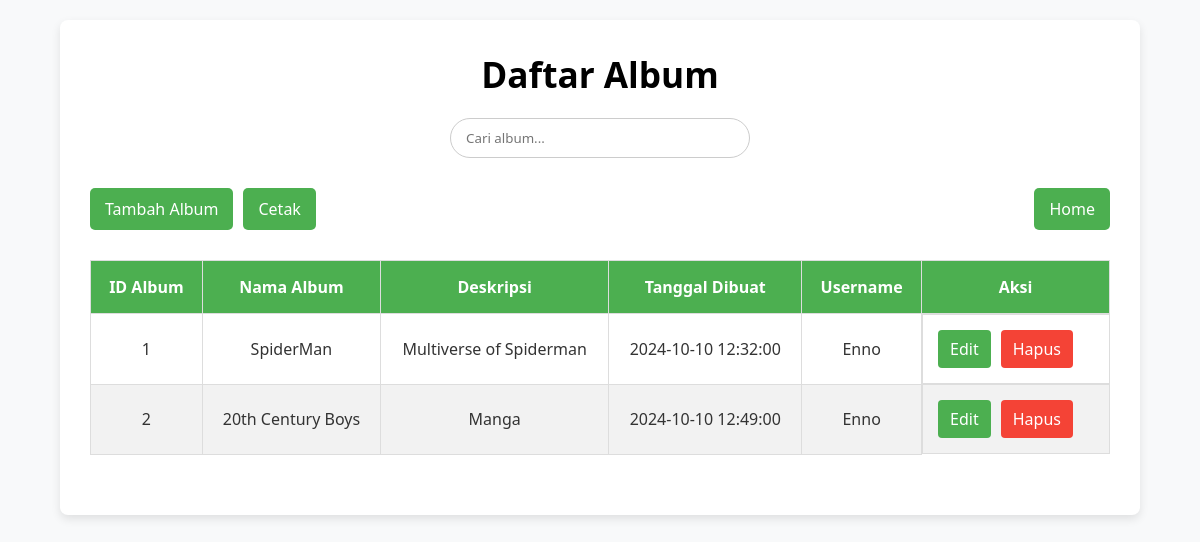
The page /gallery/public/album/view/album.php (signed in) on the database its author committed.
### tables this page shows
CREATE TABLE `album` (
  `AlbumID` int(11) NOT NULL,
  `NamaAlbum` varchar(255) NOT NULL,
  `Deskripsi` text DEFAULT NULL,
  `TanggalDibuat` timestamp NOT NULL DEFAULT current_timestamp(),
  `UserID` int(11) NOT NULL
);

CREATE TABLE `user` (
  `UserID` int(11) NOT NULL,
  `Username` varchar(255) NOT NULL,
  `Email` varchar(255) NOT NULL,
  `Password` varchar(255) NOT NULL,
  `NamaLengkap` varchar(225) NOT NULL,
  `Alamat` varchar(225) NOT NULL,
  `Level` int(11) DEFAULT 2,
  `FotoUser` varchar(225) NOT NULL
);

### gallery/public/album/view/album.php (the view, shortened to what this page needs)
<?php
include_once("../../../config/koneksi.php");
$currentUserID = $_SESSION['UserID'];
?>
<!DOCTYPE html>
<html lang="en">
<head>
    <link rel="stylesheet" href="../css/album.css">
</head>
<body>
<div class="container">
    <h1 class="page-title">Daftar Album</h1>
    <form action="album.php" method="get" class="search-form">
        <input type="text" name="cari" placeholder="Cari album..." value="<?php echo isset($_GET['cari']) ? $_GET['cari'] : ''; ?>" class="search-input" oninput="autoSearch()">
    </form>
    <div class="action-menu">
        <div class="left-menu">
            <a href="tambah.php" class="btn add-btn">Tambah Album</a>
            <a href="javascript:void(0);" onclick="window.print();" class="btn cetak-btn">Cetak</a>
        </div>
        <a href="../../foto/view/foto.php" class="btn home-btn">Home</a>
    </div>
    <table class="product-table">
        <thead>
            <tr>
                <th>ID Album</th>
                <th>Nama Album</th>
                <th>Deskripsi</th>
                <th>Tanggal Dibuat</th>
                <th>Username</th>
                <th>Aksi</th>
            </tr>
        </thead>
        <tbody>
            <?php
                if (isset($_GET['cari'])) {
                    $cari = mysqli_real_escape_string($kon, $_GET['cari']);
                    $query = "SELECT album.*, user.Username
                              FROM album
                              JOIN user ON album.UserID = user.UserID
                              WHERE (album.AlbumID LIKE '%$cari%'
                                  OR album.NamaAlbum LIKE '%$cari%'
                                  OR user.Username LIKE '%$cari%')
                                AND album.UserID = '$currentUserID'
                              ORDER BY album.AlbumID ASC";
                } else {
                    $query = "SELECT album.*, user.Username
                              FROM album
                              JOIN user ON album.UserID = user.UserID
                              WHERE album.UserID = '$currentUserID'
                              ORDER BY album.AlbumID ASC";
                }
                $ambildata = mysqli_query($kon, $query);
                if (mysqli_num_rows($ambildata) > 0) {
                    while ($userAmbilData = mysqli_fetch_array($ambildata)) {
                        echo "<tr>";
                        echo "<td>" . $userAmbilData['AlbumID'] . "</td>";
                        echo "<td>" . $userAmbilData['NamaAlbum'] . "</td>";
                        echo "<td>" . $userAmbilData['Deskripsi'] . "</td>";
                        echo "<td>" . $userAmbilData['TanggalDibuat'] . "</td>";
                        echo "<td>" . $userAmbilData['Username'] . "</td>";
                        echo "<td class='actions'>
                                <a href='update.php?AlbumID=" . $userAmbilData['AlbumID'] . "' class='btn action-btn'>Edit</a>
                                <a href='../controller/hapus.php?AlbumID=" . $userAmbilData['AlbumID'] . "' class='btn action-btn delete-btn'>Hapus</a>
                            </td>";
                        echo "</tr>";
                    }
                } else {
                    echo "<tr><td colspan='6'>Data tidak ditemukan.</td></tr>";
                }
            ?>
        </tbody>
    </table>
</div>
</body>
</html>

### gallery/public/album/css/album.css (style rules this page uses)
* { margin: 0; padding: 0; box-sizing: border-box; font-family: 'Segoe UI', Tahoma, Geneva, Verdana, sans-serif; }
body { background-color: #f8f9fa; color: #333; }
.container { width: 90%; margin: 20px auto; padding: 30px; background-color: #fff; border-radius: 8px; box-shadow: 0 4px 10px rgba(0, 0, 0, 0.1); }
.page-title { text-align: center; font-size: 2.2em; margin-bottom: 20px; color: #000; }
.search-form { display: flex; justify-content: center; margin-bottom: 30px; }
.search-input { width: 300px; padding: 10px 15px; border-radius: 20px; border: 1px solid #ccc; outline: none; transition: border-color 0.3s; }
.action-menu { display: flex; justify-content: space-between; align-items: center; margin-bottom: 30px; }
.left-menu { display: flex; gap: 10px; }
.action-menu .btn { text-decoration: none; padding: 10px 15px; background-color: #4CAF50; color: white; border-radius: 5px; transition: background-color 0.3s; }
.product-table { width: 100%; border-collapse: collapse; margin-bottom: 30px; }
.product-table th, .product-table td { border: 1px solid #ddd; padding: 15px; text-align: center; }
.product-table th { background-color: #4CAF50; color: white; font-weight: bold; }
.product-table tr:nth-child(even) { background-color: #f2f2f2; }
.actions .action-btn { padding: 8px 12px; text-decoration: none; margin-right: 10px; color: white; background-color: #4CAF50; border-radius: 4px; transition: background-color 0.3s; }
.actions .delete-btn { background-color: #f44336; padding: 8px 12px; }
@media (min-width: 769px) { .actions { display: flex; } }

### rows shown on the page
album: AlbumID "1", NamaAlbum "SpiderMan", Deskripsi "Multiverse of Spiderman", TanggalDibuat "2024-10-10 12:32:00", UserID.Username "Enno"
album: AlbumID "2", NamaAlbum "20th Century Boys", Deskripsi "Manga", TanggalDibuat "2024-10-10 12:49:00", UserID.Username "Enno"
